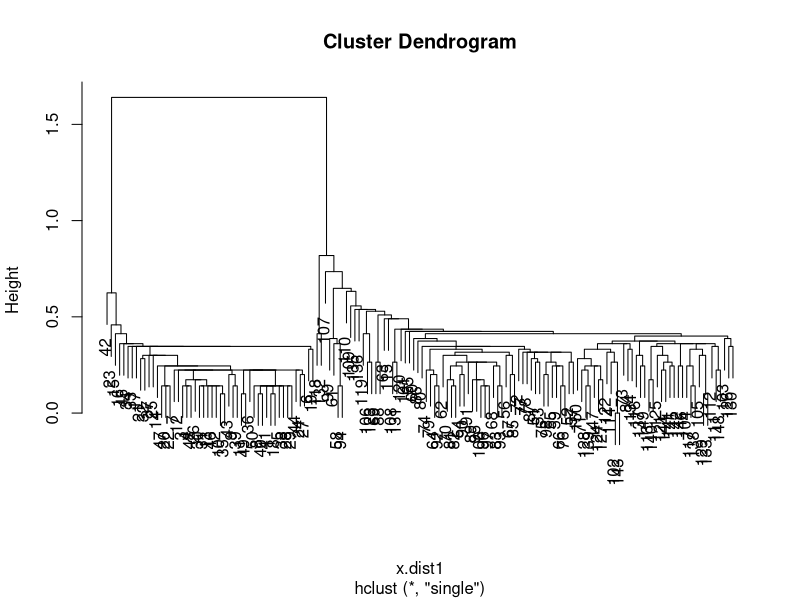
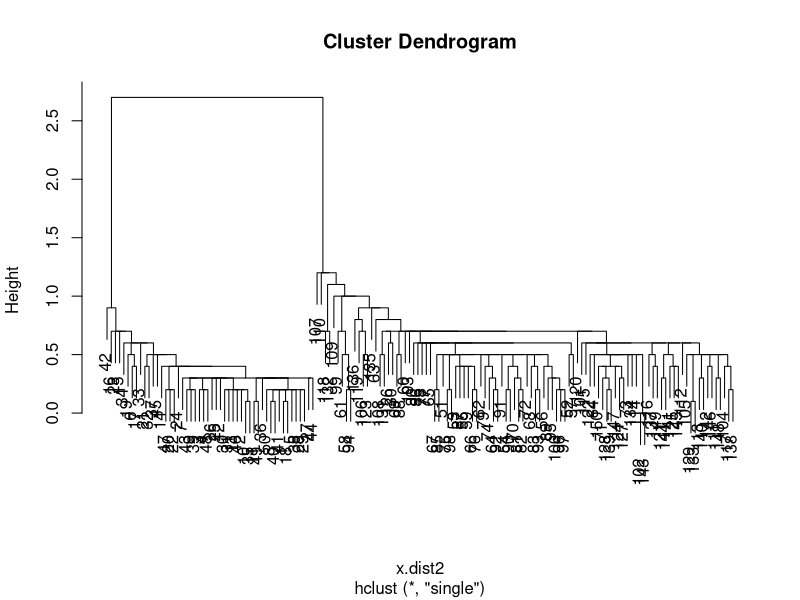
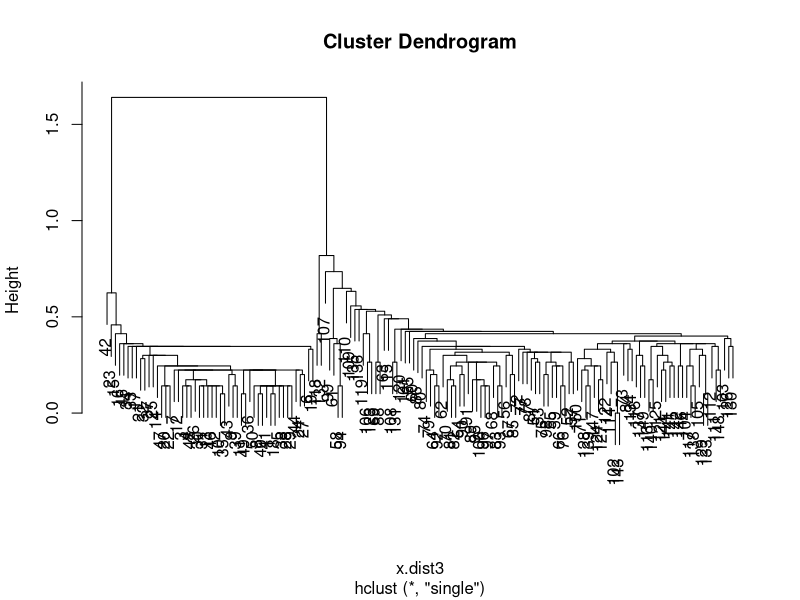

Write R code to recreate these figures, in order. (Note: this script raises an error after producing the figures.)

# IRIS DATA
x.dist1=dist(iris[,-5],method="euclidean")
x.dist2=dist(iris[,-5],method="manhattan")
x.dist3=dist(iris[,-5],method="minkowski")
# Distances
hc.single1=hclust(x.dist1,method="single",members=NULL)
hc.single2=hclust(x.dist2,method="single",members=NULL)
hc.single3=hclust(x.dist3,method="single",members=NULL)
hc.ward.D2=hclust(x.dist1,method="ward",members=NULL)
# Dendrograms
plot(hc.single1)
plot(hc.single2)
plot(hc.single3)
plot(hc.ward)
#
hicluste1=cutree(hc.single1,k=3)
hicluste2=cutree(hc.single2,k=3)
hicluste3=cutree(hc.single3,k=3)
hiward=cutree(hc.ward,k=3)
#

plot(iris[,-5], col=hicluste1,main="Single Linkage - Euclidean distance")
plot(iris[,-5], col=hicluste2,main="Single Linkage - Manhattan distance")
plot(iris[,-5], col=hicluste3,main="Single Linkage - Minkowski distance")
plot(iris[,-5], col=hiward,main="Ward's minimum variance - Euclidean distance")
#
table(hicluste1,iris[,5])
table(hicluste2,iris[,5])
table(hicluste3,iris[,5])
table(hiward,iris[,5])
#
k.iris <- kmeans(iris[,-5],centers=3,nstart = 20,iter.max = 100)
plot(iris[,-5],col=k.iris$cluster)
table(iris[,5],k.iris$cluster)
#
#
# FOOD DATA
food = fooddat[, -1]                         # delete the first column (types of families)
f = data.frame(scale(food))                           # standardize variables
rownames(f) = c("MA2", "EM2", "CA2", "MA3", "EM3", "CA3", "MA4", "EM4", "CA4", 
                "MA5", "EM5", "CA5")                        # define types of families
x.dist1=dist(f,method="euclidean")
x.dist2=dist(f,method="manhattan")
x.dist3=dist(f,method="minkowski")
# Distances
hc.single1=hclust(x.dist1,method="single",members=NULL)
hc.single2=hclust(x.dist2,method="single",members=NULL)
hc.single3=hclust(x.dist3,method="single",members=NULL)
hc.single4=hclust(x.dist1,method="ward",members=NULL)
# Dendrograms
plot(hc.single1)
plot(hc.single2)
plot(hc.single3)
plot(hc.single4)
#
hicluste1=cutree(hc.single1,k=2)
hicluste2=cutree(hc.single2,k=2)
hicluste3=cutree(hc.single3,k=2)
hicluste4=cutree(hc.single4,k=2)
#
plot(f, col=hicluste1,main="Single Linkage - Euclidean distance")
plot(f, col=hicluste2,main="Single Linkage - Manhattan distance")
plot(f, col=hicluste3,main="Single Linkage - Minkowski distance")
plot(f, col=hicluste4,main="Ward's minimum variance - Euclidean distance")
#
table(hicluste1,fooddat[,1])
table(hicluste2,fooddat[,1])
table(hicluste3,fooddat[,1])
table(hicluste4,fooddat[,1])
#
k.food <- kmeans(f,centers=2,nstart = 10)
plot(f,col=k.food$cluster)
table(fooddat[,1],k.food$cluster)
#
distance <- c("euclidean","manhattan","minkowski")
methods <- c("single","complete","average","ward")
k <- 0
results <- list()
for (i in 1:length(distance))
{
  dist <- dist(banknote[,-1],method = distance[i])
  for(j in 1:length(methods))
  { 
    k <- k+1
    results[[k]] <- hclust(dist,method = methods[j])
  }
}
clustering <- matrix(NA,nrow=200,ncol=12)
for(j in 1:12)
{
  clustering[,j] <- cutree(results[[j]],k=2)
}
table(clustering[,1],banknote[,1])
k.bank <- kmeans(banknote[,-1],centers=2,nstart = 20)
plot(banknote[,-1],col=k.bank$cluster)
table(banknote[,1],k.bank$cluster)

